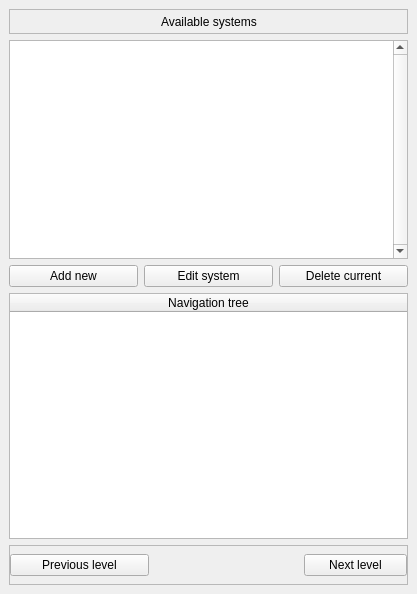
<?xml version="1.0" encoding="UTF-8"?>
<ui version="4.0">
 <class>navtree</class>
 <widget class="QDockWidget" name="navtree">
  <property name="geometry">
   <rect>
    <x>0</x>
    <y>0</y>
    <width>417</width>
    <height>594</height>
   </rect>
  </property>
  <property name="features">
   <set>QDockWidget::NoDockWidgetFeatures</set>
  </property>
  <property name="windowTitle">
   <string>Systems and navigation</string>
  </property>
  <widget class="QWidget" name="dockWidgetContents">
   <layout class="QVBoxLayout" name="verticalLayout_2">
    <item>
     <widget class="QFrame" name="frame_2">
      <property name="minimumSize">
       <size>
        <width>350</width>
        <height>25</height>
       </size>
      </property>
      <property name="maximumSize">
       <size>
        <width>16777215</width>
        <height>16777215</height>
       </size>
      </property>
      <property name="baseSize">
       <size>
        <width>0</width>
        <height>25</height>
       </size>
      </property>
      <property name="frameShape">
       <enum>QFrame::StyledPanel</enum>
      </property>
      <property name="frameShadow">
       <enum>QFrame::Raised</enum>
      </property>
      <layout class="QHBoxLayout" name="horizontalLayout_2">
       <property name="spacing">
        <number>0</number>
       </property>
       <property name="margin">
        <number>0</number>
       </property>
       <item>
        <spacer name="horizontalSpacer_3">
         <property name="orientation">
          <enum>Qt::Horizontal</enum>
         </property>
         <property name="sizeHint" stdset="0">
          <size>
           <width>40</width>
           <height>20</height>
          </size>
         </property>
        </spacer>
       </item>
       <item>
        <widget class="QLabel" name="label_2">
         <property name="text">
          <string>Available systems</string>
         </property>
        </widget>
       </item>
       <item>
        <spacer name="horizontalSpacer_4">
         <property name="orientation">
          <enum>Qt::Horizontal</enum>
         </property>
         <property name="sizeHint" stdset="0">
          <size>
           <width>40</width>
           <height>20</height>
          </size>
         </property>
        </spacer>
       </item>
      </layout>
     </widget>
    </item>
    <item>
     <layout class="QVBoxLayout" name="verticalLayout">
      <item>
       <widget class="QTableView" name="lstsystems">
        <property name="minimumSize">
         <size>
          <width>350</width>
          <height>0</height>
         </size>
        </property>
        <property name="maximumSize">
         <size>
          <width>16777215</width>
          <height>16777215</height>
         </size>
        </property>
        <property name="verticalScrollBarPolicy">
         <enum>Qt::ScrollBarAlwaysOn</enum>
        </property>
       </widget>
      </item>
      <item>
       <layout class="QHBoxLayout" name="horizontalLayout">
        <item>
         <widget class="QPushButton" name="cmdnew">
          <property name="text">
           <string>Add new</string>
          </property>
          <property name="icon">
           <iconset resource="../images/images.qrc">
            <normaloff>:/images/new3.png</normaloff>:/images/new3.png</iconset>
          </property>
         </widget>
        </item>
        <item>
         <widget class="QPushButton" name="cmdedit">
          <property name="text">
           <string>Edit system</string>
          </property>
          <property name="icon">
           <iconset resource="../images/images.qrc">
            <normaloff>:/images/modify2.png</normaloff>:/images/modify2.png</iconset>
          </property>
         </widget>
        </item>
        <item>
         <widget class="QPushButton" name="pushButton">
          <property name="text">
           <string>Delete current</string>
          </property>
          <property name="icon">
           <iconset resource="../images/images.qrc">
            <normaloff>:/images/delete3.png</normaloff>:/images/delete3.png</iconset>
          </property>
         </widget>
        </item>
       </layout>
      </item>
     </layout>
    </item>
    <item>
     <widget class="QTreeWidget" name="treeWidget">
      <property name="verticalScrollMode">
       <enum>QAbstractItemView::ScrollPerPixel</enum>
      </property>
      <column>
       <property name="text">
        <string notr="true">Navigation tree</string>
       </property>
       <property name="textAlignment">
        <set>AlignHCenter|AlignVCenter|AlignCenter</set>
       </property>
      </column>
     </widget>
    </item>
    <item>
     <widget class="QFrame" name="frame_3">
      <property name="minimumSize">
       <size>
        <width>350</width>
        <height>40</height>
       </size>
      </property>
      <property name="maximumSize">
       <size>
        <width>16777215</width>
        <height>16777215</height>
       </size>
      </property>
      <property name="baseSize">
       <size>
        <width>0</width>
        <height>40</height>
       </size>
      </property>
      <property name="frameShape">
       <enum>QFrame::StyledPanel</enum>
      </property>
      <property name="frameShadow">
       <enum>QFrame::Raised</enum>
      </property>
      <layout class="QHBoxLayout" name="horizontalLayout_3">
       <property name="spacing">
        <number>0</number>
       </property>
       <property name="margin">
        <number>0</number>
       </property>
       <item>
        <widget class="QPushButton" name="cmdprev">
         <property name="minimumSize">
          <size>
           <width>139</width>
           <height>0</height>
          </size>
         </property>
         <property name="text">
          <string>Previous level</string>
         </property>
         <property name="icon">
          <iconset resource="../images/images.qrc">
           <normaloff>:/images/previous2.png</normaloff>:/images/previous2.png</iconset>
         </property>
        </widget>
       </item>
       <item>
        <spacer name="horizontalSpacer_5">
         <property name="orientation">
          <enum>Qt::Horizontal</enum>
         </property>
         <property name="sizeHint" stdset="0">
          <size>
           <width>40</width>
           <height>20</height>
          </size>
         </property>
        </spacer>
       </item>
       <item>
        <widget class="QPushButton" name="cmdnext">
         <property name="minimumSize">
          <size>
           <width>103</width>
           <height>0</height>
          </size>
         </property>
         <property name="text">
          <string>Next level</string>
         </property>
         <property name="icon">
          <iconset resource="../images/images.qrc">
           <normaloff>:/images/next2.png</normaloff>:/images/next2.png</iconset>
         </property>
        </widget>
       </item>
      </layout>
     </widget>
    </item>
   </layout>
  </widget>
 </widget>
 <resources>
  <include location="../images/images.qrc"/>
 </resources>
 <connections/>
</ui>
